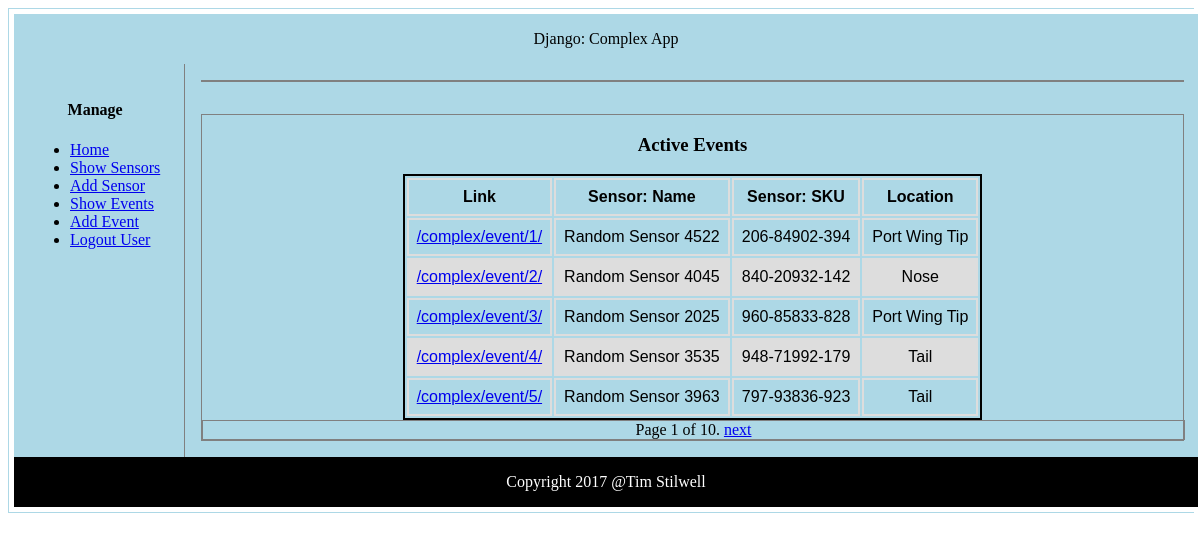
/complex/events/, run on an earlier commit of the app's database.
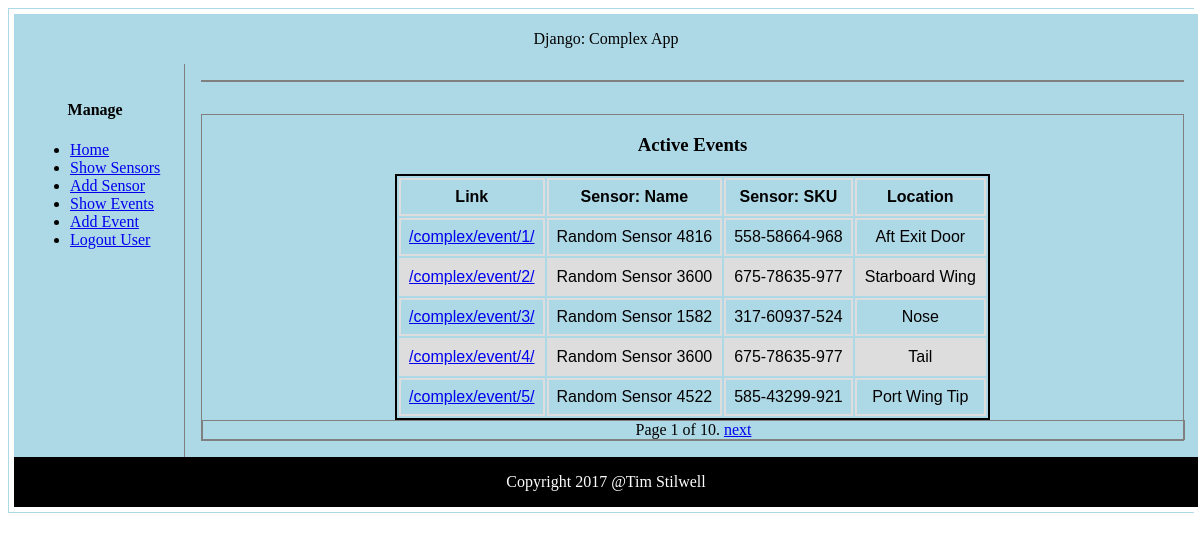
And on a later commit of the database.
### complex/models.py (models this page shows, shortened)
class Event(models.Model):
    NOSE = 0
    COCKPIT = 1
    FORE_DOOR = 2
    PORT_WING_TIP = 3
    PORT_WING = 4
    STARBOARD_WING_TIP = 5
    STARBOARD_WING = 6
    AFT_DOOR = 7
    TAIL = 8
    LOCATIONS = (
        (NOSE, 'Nose'),
        (COCKPIT, 'Cockpit'),
        (FORE_DOOR, 'Fore Exit Door'),
        (PORT_WING_TIP, 'Port Wing Tip'),
        (PORT_WING, 'Port Wing'),
        (STARBOARD_WING_TIP, 'Starboard Wing Tip'),
        (STARBOARD_WING, 'Starboard Wing'),
        (AFT_DOOR, 'Aft Exit Door'),
        (TAIL, 'Tail')
    )
    ONLINE = 100
    CLIMATE_FAULT = 101
    CAMERA_FAULT = 102
    LOW_POWER = 103
    STATUS = (
        (ONLINE, 'Online'),
        (CLIMATE_FAULT, 'Climate Fault'),
        (CAMERA_FAULT, 'Camera Fault'),
        (LOW_POWER, 'Low Power')
    )
    NA = 200
    LENS = 201
    GLARE = 202
    MEMORY_FULL = 203
    CAMERA = (
        (NA, 'N/A'),
        (LENS, 'Lens Obscured'),
        (GLARE, 'Contrast Too High'),
        (MEMORY_FULL, 'Memory Full')
    )
    sensor = models.ForeignKey(Sensor)
    timestamp = models.DateTimeField()
    location = models.SmallIntegerField(choices=LOCATIONS,
                                        default=COCKPIT)
    status = models.SmallIntegerField(choices=STATUS,
                                      default=ONLINE)
    camera = models.SmallIntegerField(choices=CAMERA,
                                      default=NA)
    avg_temp = models.DecimalField(max_digits=5,
                                   decimal_places=2,
                                   default=Decimal('0.00'))
    avg_pressure = models.DecimalField(max_digits=5,
                                       decimal_places=2,
                                       default=Decimal('0.00'))
    pct_humidity = models.PositiveIntegerField(default=0)
    altitude = models.PositiveIntegerField(default=0)
    windspeed = models.PositiveIntegerField(default=0)
    deleted = models.BooleanField(default=False)
    link = models.URLField(max_length=30,
                           null=True,
                           blank=False)
    ulink = models.URLField(max_length=30,
                            null=True,
                            blank=False)
    dlink = models.URLField(max_length=30,
                            null=True,
                            blank=False)
    class Meta:
        ordering = ['id']

class Sensor(models.Model):
    FAHRENHEIT = 0
    CELSIUS = 1
    TEMPERATURE_UNITS = (
        (FAHRENHEIT, 'Fahrenheit'),
        (CELSIUS, 'Celsius')
    )
    PSI = 2
    ATM = 3
    PRESSURE_UNITS = (
        (PSI, 'psi'),
        (ATM, 'atm')
    )
    MILES = 4
    KILOMETERS = 5
    ALTITUDE_UNITS = (
        (MILES, 'Miles'),
        (KILOMETERS, 'Kilometers')
    )
    MILES_PER_HOUR = 6
    KILOMETERS_PER_HOUR = 7
    WINDSPEED_UNITS = (
        (MILES_PER_HOUR, 'Miles/Hour'),
        (KILOMETERS_PER_HOUR, 'Kilometers/Hour')
    )
    created_by = models.ForeignKey(User,
                                   on_delete=models.CASCADE)
    name = models.CharField(max_length=20,
                            null=False,
                            blank=False,
                            unique=False)
    sku = models.CharField(max_length=20,
                           null=False,
                           blank=False,
                           unique=False)
    serial_no = models.CharField(max_length=20,
                                 null=False,
                                 blank=False,
                                 unique=True)
    temp_units = models.SmallIntegerField(choices=TEMPERATURE_UNITS,
                                          default=CELSIUS)
    pressure_units = models.SmallIntegerField(choices=PRESSURE_UNITS,
                                              default=ATM)
    alt_units = models.SmallIntegerField(choices=ALTITUDE_UNITS,
                                         default=KILOMETERS)
    ws_units = models.SmallIntegerField(choices=WINDSPEED_UNITS,
                                         default=KILOMETERS_PER_HOUR)
    installed = models.DateField(auto_now_add=True)
    climate = models.BooleanField(default=True)
    camera = models.BooleanField(default=False)
    link = models.URLField(max_length=30,
                           null=True,
                           blank=False)
    ulink = models.URLField(max_length=30,
                            null=True,
                            blank=False)
    dlink = models.URLField(max_length=30,
                            null=True,
                            blank=False)
    class Meta:
        ordering = ['id']

### complex/views.py (the view)
class EventListView(ListView):
    allow_empty = True
    context_object_name = 'object_list'
    http_method_not_allowed = ['delete', 'patch', 'post', 'put']
    form = EventForm
    paginate_by = 5
    paginate_orphans = 0
    paginator_class = Paginator
    page_kwarg = 'page'
    template_name = 'complex/event_list.html'
    def get_queryset(self):
        queryset = Event.objects.all()
        for event in queryset:
            event.location = event.get_location_display()
        return queryset

### complex/templates/complex/event_list.html (shortened to what this page needs)
{% extends "complex/base.html" %}
{% load static %}
{% block table %}
    <h3>Active Events</h3>
    {% if object_list %}
        <table id="list">
            <thead>
                <tr>
                    <th>Link</th>
                    <th>Sensor: Name</th>
                    <th>Sensor: SKU</th>
                    <th>Location</th>
                </tr>
            </thead>
            <tbody>
            {% for event in object_list %}
                <tr>
                    <td><a href="{{ event.link }}">{{ event.link }}</a></td>
                    <td>{{ event.sensor.name }}</td>
                    <td>{{ event.sensor.sku }}</td>
                    <td>{{ event.location }}</td>
                </tr>
            {% endfor %}
            </tbody>
        </table>
    {% else %}
        <p>There are no active events.</p>
    {% endif %}
    {% if is_paginated %}
        <div class="pagination">
            <span class="page-links">
                <span class="page-current">
                    Page {{ page_obj.number }} of {{ page_obj.paginator.num_pages }}.
                </span>
                {% if page_obj.has_next %}
                    <a href="{{ request.path }}?page={{ page_obj.next_page_number }}">next</a>
                {% endif %}
            </span>
        </div>
    {% endif %}
{% endblock %}

What changed in the data, as far as the page shows it:
changed Event "/complex/event/1/": sensor.name "Random Sensor 4522" → "Random Sensor 4816"; sensor.sku "206-84902-394" → "558-58664-968"; location "Port Wing Tip" → "Aft Exit Door"
changed Event "/complex/event/2/": sensor.name "Random Sensor 4045" → "Random Sensor 3600"; sensor.sku "840-20932-142" → "675-78635-977"; location "Nose" → "Starboard Wing"
changed Event "/complex/event/3/": sensor.name "Random Sensor 2025" → "Random Sensor 1582"; sensor.sku "960-85833-828" → "317-60937-524"; location "Port Wing Tip" → "Nose"
changed Event "/complex/event/4/": sensor.name "Random Sensor 3535" → "Random Sensor 3600"; sensor.sku "948-71992-179" → "675-78635-977"
changed Event "/complex/event/5/": sensor.name "Random Sensor 3963" → "Random Sensor 4522"; sensor.sku "797-93836-923" → "585-43299-921"; location "Tail" → "Port Wing Tip"
